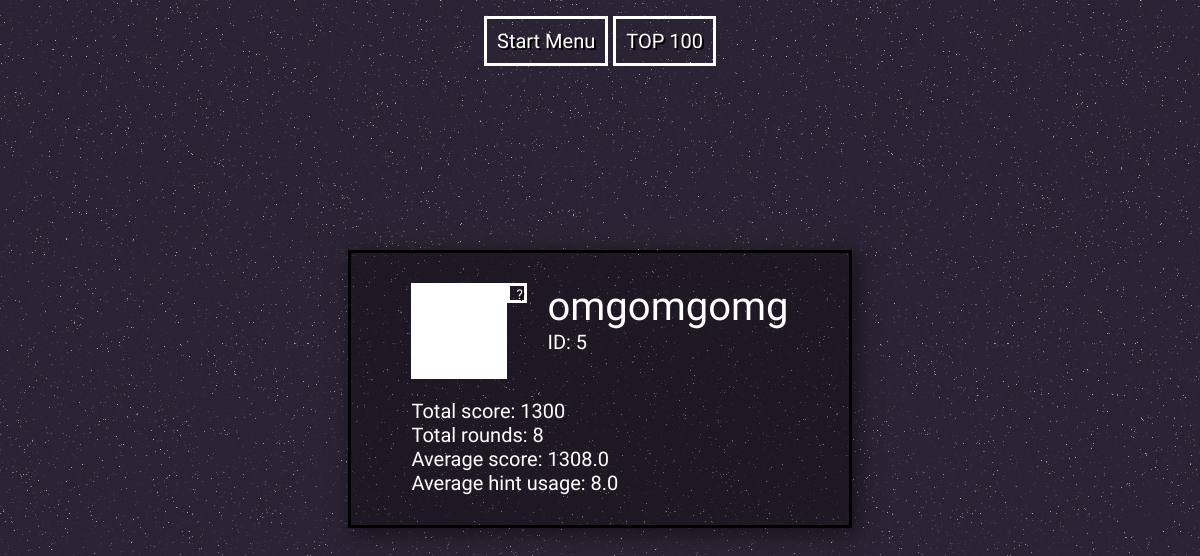
Before: /user/5 (signed in) with the older database file.
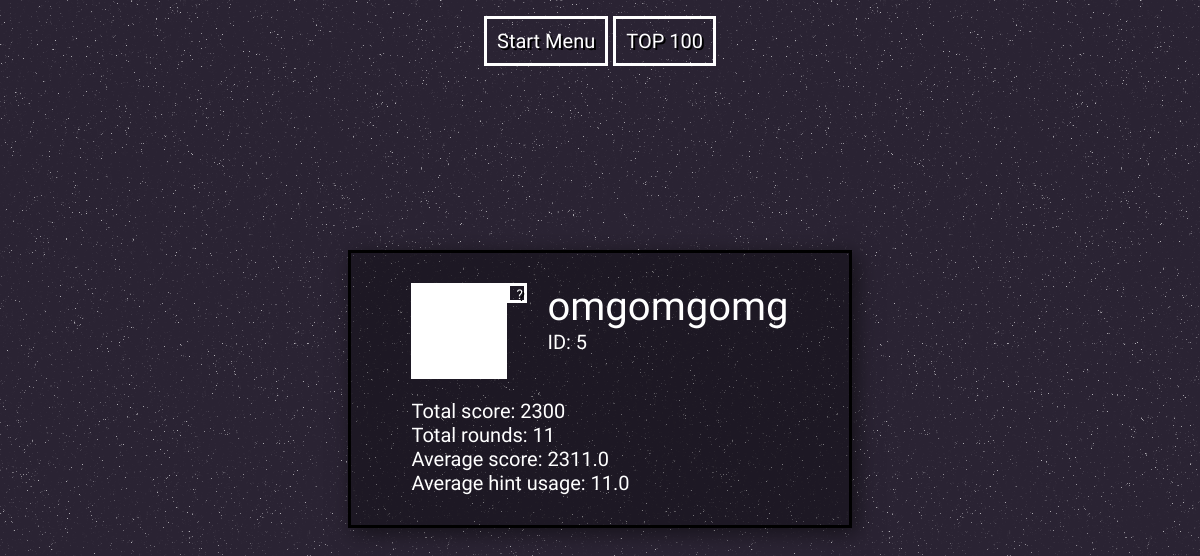
After: the same page with the newer database file.
### main.py (models this page shows)
class Users(UserMixin, db.Model):
    id = db.Column(db.Integer, primary_key=True)
    username = db.Column(db.String(128), unique=True, nullable=False)
    password = db.Column(db.String, nullable=False)
    total_score = db.Column(db.Integer, default=0)
    total_rounds_played = db.Column(db.Integer, default=0)
    total_hints_used_amount = db.Column(db.Integer, default=0, nullable=False)
    volume = db.Column(db.Integer, default=50)  # well I need to save it somehow
    amount_of_guesses = db.Column(db.Integer, default=1)  # chosen with slider before session beginning
    amount_of_rounds = db.Column(db.Integer, default=1)  # chosen with slider before session beginning
    profile_image = db.Column(db.String[16], nullable=False, default='0000000000000000')
    sessions = db.relationship('Sessions', backref='Users')

### main.py (the view)
@app.route('/user/<int:user_id>')
def user_profile(user_id):
    if request.method == 'POST':
        return redirect(f'/user/{user_id}')
    else:
        try:
            print(Users.query.filter_by(id=user_id).first().profile_image)
            user_info = {
                'id': user_id,
                'username': Users.query.filter_by(id=user_id).first().username,
                'total_score': Users.query.filter_by(id=user_id).first().total_score,
                'total_rounds': Users.query.filter_by(id=user_id).first().total_rounds_played,
                'avg_score': round(Users.query.filter_by(id=user_id).first().total_score / 1 + Users.query.filter_by(
                    id=user_id).first().total_rounds_played, 2),
                'avg_hints_used': round(
                    Users.query.filter_by(id=user_id).first().total_hints_used_amount / 1 + Users.query.filter_by(
                        id=user_id).first().total_rounds_played, 2),
                'profile_code': Users.query.filter_by(id=user_id).first().profile_image
            }
            return render_template('profile.html',
                                   user_info=user_info,
                                   current_user_id=current_user.id)
        except Exception as e:
            print(e)
            return render_template('no-user-exist.html', text_message = "User not found", title= "User 404")

### main.py (called while the page is built)
@login_manager.user_loader
def load_user(user_id):
    return Users.query.get(int(user_id))

### templates/profile.html (shortened to what this page needs)
{% extends "./base.html" %}
{% block head %}
{{ super() }}
{% endblock %}
{% block body %}
<body id="profile-body">
<div>
    <button class="regularButton" onclick="location.href = '/'">Start Menu</button>
    <button class="regularButton" onclick="location.href = '/top-players'">TOP 100</button>
</div>
<div id="profile-box" class="transparent_box">
    <div id="top">
        <div id="profile-image">
            {% for i in user_info.profile_code %}
            {% if i == "1" %}
            <div class="image-blocks"></div>
            {% else %}
            <div style="background: white" class="image-blocks"></div>
            {% endif %}
            {% endfor %}
        </div>
        {% if current_user_id == user_info.id%}
        <button id="randomizer" onclick="randomizeMyProfilePicture({{current_user_id}}, {{user_info.id}})">?</button>
        {% endif %}
        <section>
            <label class="titleLabel">{{user_info.username}}</label>
            <br>
            ID: {{user_info.id}}
        </section>
    </div>
    <div id="bottom">
        Total score: {{user_info.total_score}}<br>
        Total rounds: {{user_info.total_rounds}}<br>
        Average score: {{user_info.avg_score}}<br>
        Average hint usage: {{user_info.avg_hints_used}}<br>
    </div>
</div>
</body>
{% endblock %}

### templates/base.html (shortened to what this page needs)
<!DOCTYPE html>
<html lang="en">
<head>
    {% block head %}
        <link rel="stylesheet" href="{{url_for('static', filename='styles.css')}}">
    {% endblock %}
</head>
<body>
    {% block body%}{% endblock %}
</body>
</html>

### static/styles.css (style rules this page uses)
body { margin: 0; font-family: "Bitcount Prop Double", system-ui; font-weight: 400; font-size: 20px; background-color: black; }
body#scoreboard-body, body#settings-body, body#summary-body, body#game-body, body#home-body, body#top-hundred-body, body#profile-body, body#no-user-body { background-color: #2a2333; background-image: url("background_stars.svg"); }
body#profile-body { display: flex; flex-flow: column nowrap; align-items: center; margin-top: 2vh; }
body#profile-body div button#randomizer { color: white; height: 20px; width: 20px; }
body#profile-body div section { text-align: left; margin-left: 20px; }
body#profile-body div#profile-box { display: flex; flex-flow: column nowrap; margin-top: 23vh; width: auto; height: 30wh; }
body#profile-body div#top { display: flex; flex-flow: row nowrap; margin: 0 0 10px 0; }
body#profile-body div#profile-image { display: flex; flex-flow: row wrap; height: 96px; width: 96px; background: rgba(255, 255, 255, 0.1); }
body#profile-body div#profile-image .image-blocks { height: 24px; width: 24px; }
body#profile-body div#bottom { display: flex; flex-flow: column nowrap; text-align: left; margin: 10px 0 0 0; }
button, input[type=submit] { appearance: none; border: solid 3px; background-color: transparent; font-family: "Bitcount Prop Double", system-ui; cursor: pointer; text-shadow: black 2px 2px; }
button.regularButton, input[type=submit].regularButton { border-color: white; color: white; padding: 10px; font-size: 20px; }
.transparent_box { background-color: rgba(0, 0, 0, 0.3); box-shadow: rgba(0, 0, 0, 0.5) 5px 5px 20px; border: solid 3px black; padding: 30px 60px 30px 60px; color: white; text-align: center; }
.transparent_box .titleLabel { font-size: 40px; }

Changed rows visible on the page:
changed Users "omgomgomg": total_score "1300" → "2300"
Other visible differences:
{{ user_info.total_rounds }}: "8" → "11"
{{ user_info.avg_score }}: "1308.0" → "2311.0"
{{ user_info.avg_hints_used }}: "8.0" → "11.0"
